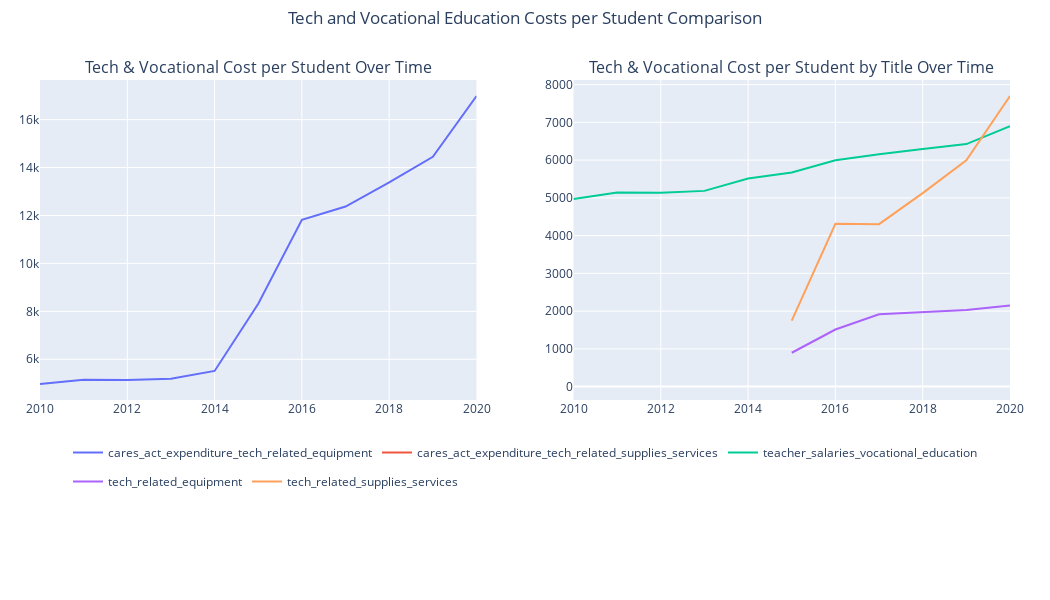

Notebook cell for this chart:
### Code cell
tech_vocational_cost_per_student_line_charts_combined = create_combined_figure(
    tech_voc_cost_per_student_line_chart,
    tech_voc_cost_per_student_line_chart1,
    'Tech and Vocational Education Costs per Student Comparison',
    ('Tech & Vocational Cost per Student Over Time', 'Tech & Vocational Cost per Student by Title Over Time')
)

tech_vocational_cost_per_student_line_charts_combined.show()

### Figure 1 — Plotly figure (JSON) as saved in the notebook; plotly's stock layout.template omitted (floating-point values rounded to 4 significant figures)
{"data": [{"hovertemplate": "year=%{x}<br>tech_vocational_cost_per_student=%{y}<extra></extra>", "legendgroup": "", "line": {"color": "#636efa", "dash": "solid"}, "marker": {"symbol": "circle"}, "mode": "lines", "name": "", "orientation": "v", "showlegend": false, "type": "scatter", "x": [2010, 2011, 2012, 2013, 2014, 2015, 2016, 2017, 2018, 2019, 2020], "xaxis": "x", "y": [4968.0, 5143.0, 5136.0, 5185.0, 5512.0, 8316.0, 11820.0, 12370.0, 13380.0, 14450.0, 16980.0], "yaxis": "y"}, {"hovertemplate": "expenditure_title=cares_act_expenditure_tech_related_equipment<br>year=%{x}<br>tech_vocational_cost_per_student=%{y}<extra></extra>", "legendgroup": "cares_act_expenditure_tech_related_equipment", "line": {"color": "#636efa", "dash": "solid"}, "marker": {"symbol": "circle"}, "mode": "lines", "name": "cares_act_expenditure_tech_related_equipment", "orientation": "v", "showlegend": true, "type": "scatter", "x": [2020], "xaxis": "x2", "y": [69.4], "yaxis": "y2"}, {"hovertemplate": "expenditure_title=cares_act_expenditure_tech_related_supplies_services<br>year=%{x}<br>tech_vocational_cost_per_student=%{y}<extra></extra>", "legendgroup": "cares_act_expenditure_tech_related_supplies_services", "line": {"color": "#EF553B", "dash": "solid"}, "marker": {"symbol": "circle"}, "mode": "lines", "name": "cares_act_expenditure_tech_related_supplies_services", "orientation": "v", "showlegend": true, "type": "scatter", "x": [2020], "xaxis": "x2", "y": [175.0], "yaxis": "y2"}, {"hovertemplate": "expenditure_title=teacher_salaries_vocational_education<br>year=%{x}<br>tech_vocational_cost_per_student=%{y}<extra></extra>", "legendgroup": "teacher_salaries_vocational_education", "line": {"color": "#00cc96", "dash": "solid"}, "marker": {"symbol": "circle"}, "mode": "lines", "name": "teacher_salaries_vocational_education", "orientation": "v", "showlegend": true, "type": "scatter", "x": [2010, 2011, 2012, 2013, 2014, 2015, 2016, 2017, 2018, 2019, 2020], "xaxis": "x2", "y": [4968.0, 5143.0, 5136.0, 5185.0, 5512.0, 5672.0, 5994.0, 6153.0, 6292.0, 6425.0, 6897.0], "yaxis": "y2"}, {"hovertemplate": "expenditure_title=tech_related_equipment<br>year=%{x}<br>tech_vocational_cost_per_student=%{y}<extra></extra>", "legendgroup": "tech_related_equipment", "line": {"color": "#ab63fa", "dash": "solid"}, "marker": {"symbol": "circle"}, "mode": "lines", "name": "tech_related_equipment", "orientation": "v", "showlegend": true, "type": "scatter", "x": [2015, 2016, 2017, 2018, 2019, 2020], "xaxis": "x2", "y": [897.3, 1512.0, 1915.0, 1964.0, 2032.0, 2146.0], "yaxis": "y2"}, {"hovertemplate": "expenditure_title=tech_related_supplies_services<br>year=%{x}<br>tech_vocational_cost_per_student=%{y}<extra></extra>", "legendgroup": "tech_related_supplies_services", "line": {"color": "#FFA15A", "dash": "solid"}, "marker": {"symbol": "circle"}, "mode": "lines", "name": "tech_related_supplies_services", "orientation": "v", "showlegend": true, "type": "scatter", "x": [2015, 2016, 2017, 2018, 2019, 2020], "xaxis": "x2", "y": [1747.0, 4311.0, 4304.0, 5126.0, 5992.0, 7698.0], "yaxis": "y2"}], "layout": {"annotations": [{"font": {"size": 16}, "showarrow": false, "text": "Tech & Vocational Cost per Student Over Time", "x": 0.225, "xanchor": "center", "xref": "paper", "y": 1, "yanchor": "bottom", "yref": "paper"}, {"font": {"size": 16}, "showarrow": false, "text": "Tech & Vocational Cost per Student by Title Over Time", "x": 0.775, "xanchor": "center", "xref": "paper", "y": 1, "yanchor": "bottom", "yref": "paper"}], "height": 600, "hoverlabel": {"bgcolor": "white", "font": {"family": "Calibri", "size": 16}}, "legend": {"orientation": "h", "x": 0.5, "xanchor": "center", "y": -0.3, "yanchor": "bottom"}, "margin": {"b": 200, "l": 40, "r": 40, "t": 80}, "title": {"text": "Tech and Vocational Education Costs per Student Comparison", "x": 0.5, "xanchor": "center", "y": 0.98, "yanchor": "top"}, "width": 1050, "xaxis": {"anchor": "y", "domain": [0, 0.45]}, "xaxis2": {"anchor": "y2", "domain": [0.55, 1]}, "yaxis": {"anchor": "x", "domain": [0, 1]}, "yaxis2": {"anchor": "x2", "domain": [0, 1]}}}
